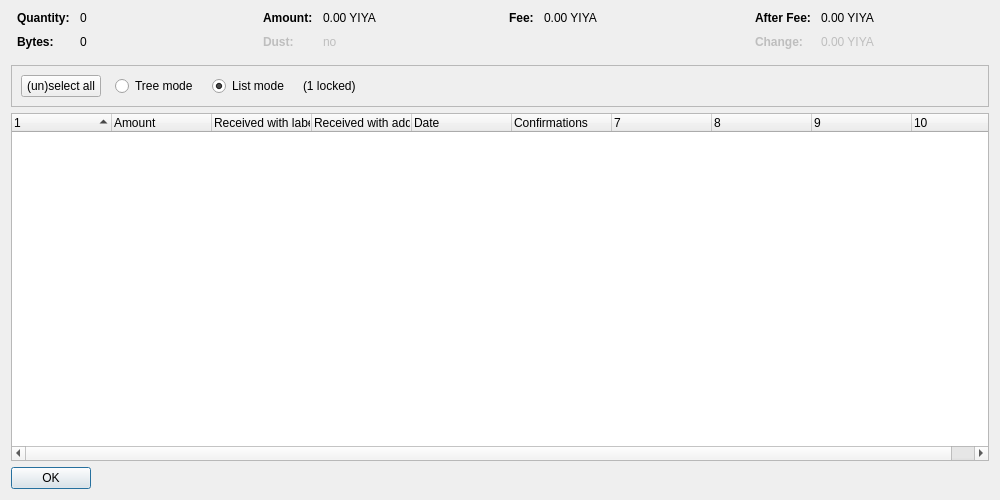
<?xml version="1.0" encoding="UTF-8"?>
<ui version="4.0">
 <class>CoinControlDialog</class>
 <widget class="QDialog" name="CoinControlDialog">
  <property name="geometry">
   <rect>
    <x>0</x>
    <y>0</y>
    <width>1000</width>
    <height>500</height>
   </rect>
  </property>
  <property name="windowTitle">
   <string>Coin Selection</string>
  </property>
  <layout class="QVBoxLayout" name="verticalLayout">
   <item>
    <layout class="QHBoxLayout" name="horizontalLayoutTop" stretch="0,0,0,0">
     <property name="topMargin">
      <number>0</number>
     </property>
     <property name="bottomMargin">
      <number>10</number>
     </property>
     <item>
      <layout class="QFormLayout" name="formLayoutCoinControl1">
       <property name="horizontalSpacing">
        <number>10</number>
       </property>
       <property name="verticalSpacing">
        <number>10</number>
       </property>
       <property name="leftMargin">
        <number>6</number>
       </property>
       <property name="rightMargin">
        <number>6</number>
       </property>
       <item row="0" column="0">
        <widget class="QLabel" name="labelCoinControlQuantityText">
         <property name="font">
          <font>
           <weight>75</weight>
           <bold>true</bold>
          </font>
         </property>
         <property name="text">
          <string>Quantity:</string>
         </property>
        </widget>
       </item>
       <item row="0" column="1">
        <widget class="QLabel" name="labelCoinControlQuantity">
         <property name="cursor">
          <cursorShape>IBeamCursor</cursorShape>
         </property>
         <property name="contextMenuPolicy">
          <enum>Qt::ActionsContextMenu</enum>
         </property>
         <property name="text">
          <string notr="true">0</string>
         </property>
         <property name="textInteractionFlags">
          <set>Qt::LinksAccessibleByMouse|Qt::TextSelectableByKeyboard|Qt::TextSelectableByMouse</set>
         </property>
        </widget>
       </item>
       <item row="1" column="0">
        <widget class="QLabel" name="labelCoinControlBytesText">
         <property name="font">
          <font>
           <weight>75</weight>
           <bold>true</bold>
          </font>
         </property>
         <property name="text">
          <string>Bytes:</string>
         </property>
        </widget>
       </item>
       <item row="1" column="1">
        <widget class="QLabel" name="labelCoinControlBytes">
         <property name="cursor">
          <cursorShape>IBeamCursor</cursorShape>
         </property>
         <property name="contextMenuPolicy">
          <enum>Qt::ActionsContextMenu</enum>
         </property>
         <property name="text">
          <string notr="true">0</string>
         </property>
         <property name="textInteractionFlags">
          <set>Qt::LinksAccessibleByMouse|Qt::TextSelectableByKeyboard|Qt::TextSelectableByMouse</set>
         </property>
        </widget>
       </item>
      </layout>
     </item>
     <item>
      <layout class="QFormLayout" name="formLayoutCoinControl2">
       <property name="horizontalSpacing">
        <number>10</number>
       </property>
       <property name="verticalSpacing">
        <number>10</number>
       </property>
       <property name="leftMargin">
        <number>6</number>
       </property>
       <property name="rightMargin">
        <number>6</number>
       </property>
       <item row="0" column="0">
        <widget class="QLabel" name="labelCoinControlAmountText">
         <property name="font">
          <font>
           <weight>75</weight>
           <bold>true</bold>
          </font>
         </property>
         <property name="text">
          <string>Amount:</string>
         </property>
        </widget>
       </item>
       <item row="0" column="1">
        <widget class="QLabel" name="labelCoinControlAmount">
         <property name="cursor">
          <cursorShape>IBeamCursor</cursorShape>
         </property>
         <property name="contextMenuPolicy">
          <enum>Qt::ActionsContextMenu</enum>
         </property>
         <property name="text">
          <string notr="true">0.00 YIYA</string>
         </property>
         <property name="textInteractionFlags">
          <set>Qt::LinksAccessibleByMouse|Qt::TextSelectableByKeyboard|Qt::TextSelectableByMouse</set>
         </property>
        </widget>
       </item>
       <item row="1" column="0">
        <widget class="QLabel" name="labelCoinControlLowOutputText">
         <property name="enabled">
          <bool>false</bool>
         </property>
         <property name="font">
          <font>
           <weight>75</weight>
           <bold>true</bold>
          </font>
         </property>
         <property name="text">
          <string>Dust:</string>
         </property>
        </widget>
       </item>
       <item row="1" column="1">
        <widget class="QLabel" name="labelCoinControlLowOutput">
         <property name="enabled">
          <bool>false</bool>
         </property>
         <property name="cursor">
          <cursorShape>IBeamCursor</cursorShape>
         </property>
         <property name="contextMenuPolicy">
          <enum>Qt::ActionsContextMenu</enum>
         </property>
         <property name="text">
          <string notr="true">no</string>
         </property>
         <property name="textInteractionFlags">
          <set>Qt::LinksAccessibleByMouse|Qt::TextSelectableByKeyboard|Qt::TextSelectableByMouse</set>
         </property>
        </widget>
       </item>
      </layout>
     </item>
     <item>
      <layout class="QFormLayout" name="formLayoutCoinControl3">
       <property name="horizontalSpacing">
        <number>10</number>
       </property>
       <property name="verticalSpacing">
        <number>10</number>
       </property>
       <property name="leftMargin">
        <number>6</number>
       </property>
       <property name="rightMargin">
        <number>6</number>
       </property>
       <item row="0" column="0">
        <widget class="QLabel" name="labelCoinControlFeeText">
         <property name="font">
          <font>
           <weight>75</weight>
           <bold>true</bold>
          </font>
         </property>
         <property name="text">
          <string>Fee:</string>
         </property>
        </widget>
       </item>
       <item row="0" column="1">
        <widget class="QLabel" name="labelCoinControlFee">
         <property name="cursor">
          <cursorShape>IBeamCursor</cursorShape>
         </property>
         <property name="contextMenuPolicy">
          <enum>Qt::ActionsContextMenu</enum>
         </property>
         <property name="text">
          <string notr="true">0.00 YIYA</string>
         </property>
         <property name="textInteractionFlags">
          <set>Qt::LinksAccessibleByMouse|Qt::TextSelectableByKeyboard|Qt::TextSelectableByMouse</set>
         </property>
        </widget>
       </item>
      </layout>
     </item>
     <item>
      <layout class="QFormLayout" name="formLayoutCoinControl4">
       <property name="horizontalSpacing">
        <number>10</number>
       </property>
       <property name="verticalSpacing">
        <number>10</number>
       </property>
       <property name="leftMargin">
        <number>6</number>
       </property>
       <property name="rightMargin">
        <number>6</number>
       </property>
       <item row="0" column="0">
        <widget class="QLabel" name="labelCoinControlAfterFeeText">
         <property name="font">
          <font>
           <weight>75</weight>
           <bold>true</bold>
          </font>
         </property>
         <property name="text">
          <string>After Fee:</string>
         </property>
        </widget>
       </item>
       <item row="0" column="1">
        <widget class="QLabel" name="labelCoinControlAfterFee">
         <property name="cursor">
          <cursorShape>IBeamCursor</cursorShape>
         </property>
         <property name="contextMenuPolicy">
          <enum>Qt::ActionsContextMenu</enum>
         </property>
         <property name="text">
          <string notr="true">0.00 YIYA</string>
         </property>
         <property name="textInteractionFlags">
          <set>Qt::LinksAccessibleByMouse|Qt::TextSelectableByKeyboard|Qt::TextSelectableByMouse</set>
         </property>
        </widget>
       </item>
       <item row="1" column="0">
        <widget class="QLabel" name="labelCoinControlChangeText">
         <property name="enabled">
          <bool>false</bool>
         </property>
         <property name="font">
          <font>
           <weight>75</weight>
           <bold>true</bold>
          </font>
         </property>
         <property name="text">
          <string>Change:</string>
         </property>
        </widget>
       </item>
       <item row="1" column="1">
        <widget class="QLabel" name="labelCoinControlChange">
         <property name="enabled">
          <bool>false</bool>
         </property>
         <property name="cursor">
          <cursorShape>IBeamCursor</cursorShape>
         </property>
         <property name="contextMenuPolicy">
          <enum>Qt::ActionsContextMenu</enum>
         </property>
         <property name="text">
          <string notr="true">0.00 YIYA</string>
         </property>
         <property name="textInteractionFlags">
          <set>Qt::LinksAccessibleByMouse|Qt::TextSelectableByKeyboard|Qt::TextSelectableByMouse</set>
         </property>
        </widget>
       </item>
      </layout>
     </item>
    </layout>
   </item>
   <item>
    <widget class="QFrame" name="frame">
     <property name="minimumSize">
      <size>
       <width>0</width>
       <height>40</height>
      </size>
     </property>
     <property name="frameShape">
      <enum>QFrame::StyledPanel</enum>
     </property>
     <property name="frameShadow">
      <enum>QFrame::Sunken</enum>
     </property>
     <layout class="QHBoxLayout" name="horizontalLayout">
      <item>
       <layout class="QHBoxLayout" name="horizontalLayoutPanel" stretch="0,0,0,0,0">
        <property name="spacing">
         <number>14</number>
        </property>
        <item>
         <widget class="QPushButton" name="pushButtonSelectAll">
          <property name="sizePolicy">
           <sizepolicy hsizetype="Maximum" vsizetype="Fixed">
            <horstretch>0</horstretch>
            <verstretch>0</verstretch>
           </sizepolicy>
          </property>
          <property name="text">
           <string>(un)select all</string>
          </property>
          <property name="autoDefault">
           <bool>false</bool>
          </property>
         </widget>
        </item>
        <item>
         <widget class="QRadioButton" name="radioTreeMode">
          <property name="sizePolicy">
           <sizepolicy hsizetype="Maximum" vsizetype="Fixed">
            <horstretch>0</horstretch>
            <verstretch>0</verstretch>
           </sizepolicy>
          </property>
          <property name="text">
           <string>Tree mode</string>
          </property>
         </widget>
        </item>
        <item>
         <widget class="QRadioButton" name="radioListMode">
          <property name="sizePolicy">
           <sizepolicy hsizetype="Maximum" vsizetype="Fixed">
            <horstretch>0</horstretch>
            <verstretch>0</verstretch>
           </sizepolicy>
          </property>
          <property name="text">
           <string>List mode</string>
          </property>
          <property name="checked">
           <bool>true</bool>
          </property>
         </widget>
        </item>
        <item>
         <widget class="QLabel" name="labelLocked">
          <property name="text">
           <string notr="true">(1 locked)</string>
          </property>
         </widget>
        </item>
        <item>
         <spacer name="horizontalSpacer">
          <property name="orientation">
           <enum>Qt::Horizontal</enum>
          </property>
          <property name="sizeHint" stdset="0">
           <size>
            <width>40</width>
            <height>20</height>
           </size>
          </property>
         </spacer>
        </item>
       </layout>
      </item>
     </layout>
    </widget>
   </item>
   <item>
    <widget class="CoinControlTreeWidget" name="treeWidget">
     <property name="contextMenuPolicy">
      <enum>Qt::CustomContextMenu</enum>
     </property>
     <property name="sortingEnabled">
      <bool>false</bool>
     </property>
     <property name="columnCount">
      <number>10</number>
     </property>
     <attribute name="headerShowSortIndicator" stdset="0">
      <bool>true</bool>
     </attribute>
     <attribute name="headerStretchLastSection">
      <bool>false</bool>
     </attribute>
     <column>
      <property name="text">
       <string/>
      </property>
     </column>
     <column>
      <property name="text">
       <string>Amount</string>
      </property>
     </column>
     <column>
      <property name="text">
       <string>Received with label</string>
      </property>
     </column>
     <column>
      <property name="text">
       <string>Received with address</string>
      </property>
     </column>
     <column>
      <property name="text">
       <string>Date</string>
      </property>
     </column>
     <column>
      <property name="text">
       <string>Confirmations</string>
      </property>
      <property name="toolTip">
       <string>Confirmed</string>
      </property>
     </column>
     <column>
      <property name="text">
       <string/>
      </property>
     </column>
     <column>
      <property name="text">
       <string/>
      </property>
     </column>
     <column>
      <property name="text">
       <string/>
      </property>
     </column>
     <column>
      <property name="text">
       <string/>
      </property>
     </column>
    </widget>
   </item>
   <item>
    <widget class="QDialogButtonBox" name="buttonBox">
     <property name="sizePolicy">
      <sizepolicy hsizetype="Maximum" vsizetype="Fixed">
       <horstretch>0</horstretch>
       <verstretch>0</verstretch>
      </sizepolicy>
     </property>
     <property name="orientation">
      <enum>Qt::Horizontal</enum>
     </property>
     <property name="standardButtons">
      <set>QDialogButtonBox::Ok</set>
     </property>
    </widget>
   </item>
  </layout>
 </widget>
 <customwidgets>
  <customwidget>
   <class>CoinControlTreeWidget</class>
   <extends>QTreeWidget</extends>
   <header>coincontroltreewidget.h</header>
  </customwidget>
 </customwidgets>
 <resources/>
 <connections/>
</ui>
